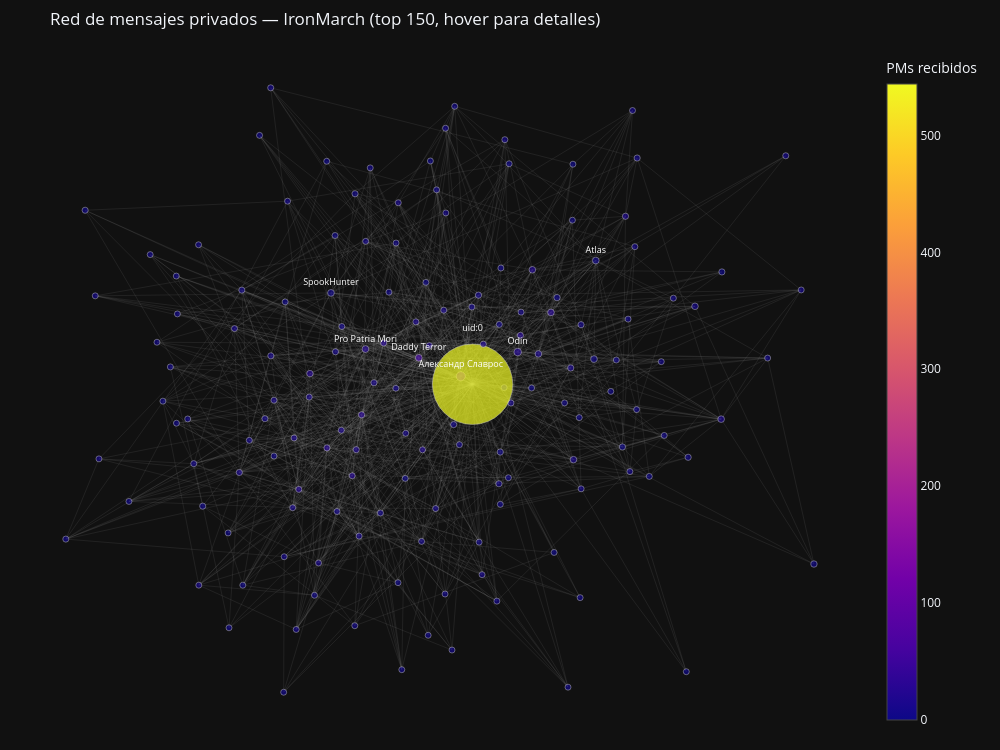

The notebook cell saved with this chart:
### Markdown cell above
## 6. Visualización de la red de PMs

La red de mensajes privados tiene la misma lógica visual que la red pública, pero el
**color** ahora representa el **in-degree** (cuántos mensajes privados recibe ese usuario).
Un in-degree alto en la red de PMs indica que ese usuario es muy buscado como interlocutor privado.

### Code cell
if G_pm.number_of_nodes() > 0 and 'btw_pm' in dir():
    G_pm_und = G_pm.to_undirected()
    top_pm_nodes = sorted(G_pm_und.degree(), key=lambda x: x[1], reverse=True)[:150]
    top_pm_set   = {n for n, _ in top_pm_nodes}
    G_pm_viz     = G_pm_und.subgraph(top_pm_set).copy()

    pos = nx.spring_layout(G_pm_viz, k=0.8, iterations=60, seed=42)

    edge_x, edge_y = [], []
    for u, v in G_pm_viz.edges():
        x0, y0 = pos[u]; x1, y1 = pos[v]
        edge_x += [x0, x1, None]; edge_y += [y0, y1, None]

    edge_trace = go.Scatter(
        x=edge_x, y=edge_y, mode='lines',
        line=dict(width=0.5, color='rgba(150,150,150,0.25)'),
        hoverinfo='none',
    )

    node_indeg  = [in_deg.get(n, 0) for n in G_pm_viz.nodes()]
    node_btw_pm = [btw_pm.get(n, 0) for n in G_pm_viz.nodes()]
    node_names  = [uid_to_name.get(n, f'uid:{n}') for n in G_pm_viz.nodes()]
    top8_pm     = {uid for uid, _ in top_pm_brokers[:8]}

    node_trace = go.Scatter(
        x=[pos[n][0] for n in G_pm_viz.nodes()],
        y=[pos[n][1] for n in G_pm_viz.nodes()],
        mode='markers+text',
        marker=dict(
            size=[b * 80 + 6 for b in node_btw_pm],
            color=node_indeg,
            colorscale='Plasma',
            colorbar=dict(title='PMs recibidos'),
            line=dict(width=0.5, color='white'),
        ),
        text=[name if n in top8_pm else '' for n, name in zip(G_pm_viz.nodes(), node_names)],
        textposition='top center',
        textfont=dict(size=9, color='white'),
        hovertext=[
            f'{name}<br>PMs recibidos={in_deg.get(n,0)}<br>btw={btw_pm.get(n,0):.4f}'
            for n, name in zip(G_pm_viz.nodes(), node_names)
        ],
        hoverinfo='text',
    )

    fig = go.Figure(
        data=[edge_trace, node_trace],
        layout=go.Layout(
            title='Red de mensajes privados — IronMarch (top 150, hover para detalles)',
            template='plotly_dark', showlegend=False,
            width=1000, height=750,
            xaxis=dict(showgrid=False, zeroline=False, showticklabels=False),
            yaxis=dict(showgrid=False, zeroline=False, showticklabels=False),
            margin=dict(l=20, r=20, t=50, b=20),
        )
    )
    fig.show()
else:
    print('Grafo de PMs vacío o betweenness no calculado.')

### Figure 1 — Plotly figure (JSON) as saved in the notebook; plotly's stock layout.template omitted (floating-point values rounded to 4 significant figures; data arrays with more than 128 entries replaced by an {"elided": "..."} marker saying what was removed)
{"data": [{"hoverinfo": "none", "line": {"color": "rgba(150,150,150,0.25)", "width": 0.5}, "mode": "lines", "type": "scatter", "x": {"elided": "3078 float values"}, "y": {"elided": "3078 float values"}}, {"hoverinfo": "text", "hovertext": {"elided": "150 str values"}, "marker": {"color": {"elided": "150 int values"}, "colorbar": {"title": {"text": "PMs recibidos"}}, "colorscale": [[0.0, "#0d0887"], [0.1111, "#46039f"], [0.2222, "#7201a8"], [0.3333, "#9c179e"], [0.4444, "#bd3786"], [0.5556, "#d8576b"], [0.6667, "#ed7953"], [0.7778, "#fb9f3a"], [0.8889, "#fdca26"], [1.0, "#f0f921"]], "line": {"color": "white", "width": 0.5}, "size": {"elided": "150 float values"}}, "mode": "markers+text", "text": {"elided": "150 str values"}, "textfont": {"color": "white", "size": 9}, "textposition": "top center", "type": "scatter", "x": {"elided": "150 float values"}, "y": {"elided": "150 float values"}}], "layout": {"height": 750, "margin": {"b": 20, "l": 20, "r": 20, "t": 50}, "showlegend": false, "title": {"text": "Red de mensajes privados — IronMarch (top 150, hover para detalles)"}, "width": 1000, "xaxis": {"showgrid": false, "showticklabels": false, "zeroline": false}, "yaxis": {"showgrid": false, "showticklabels": false, "zeroline": false}}}
